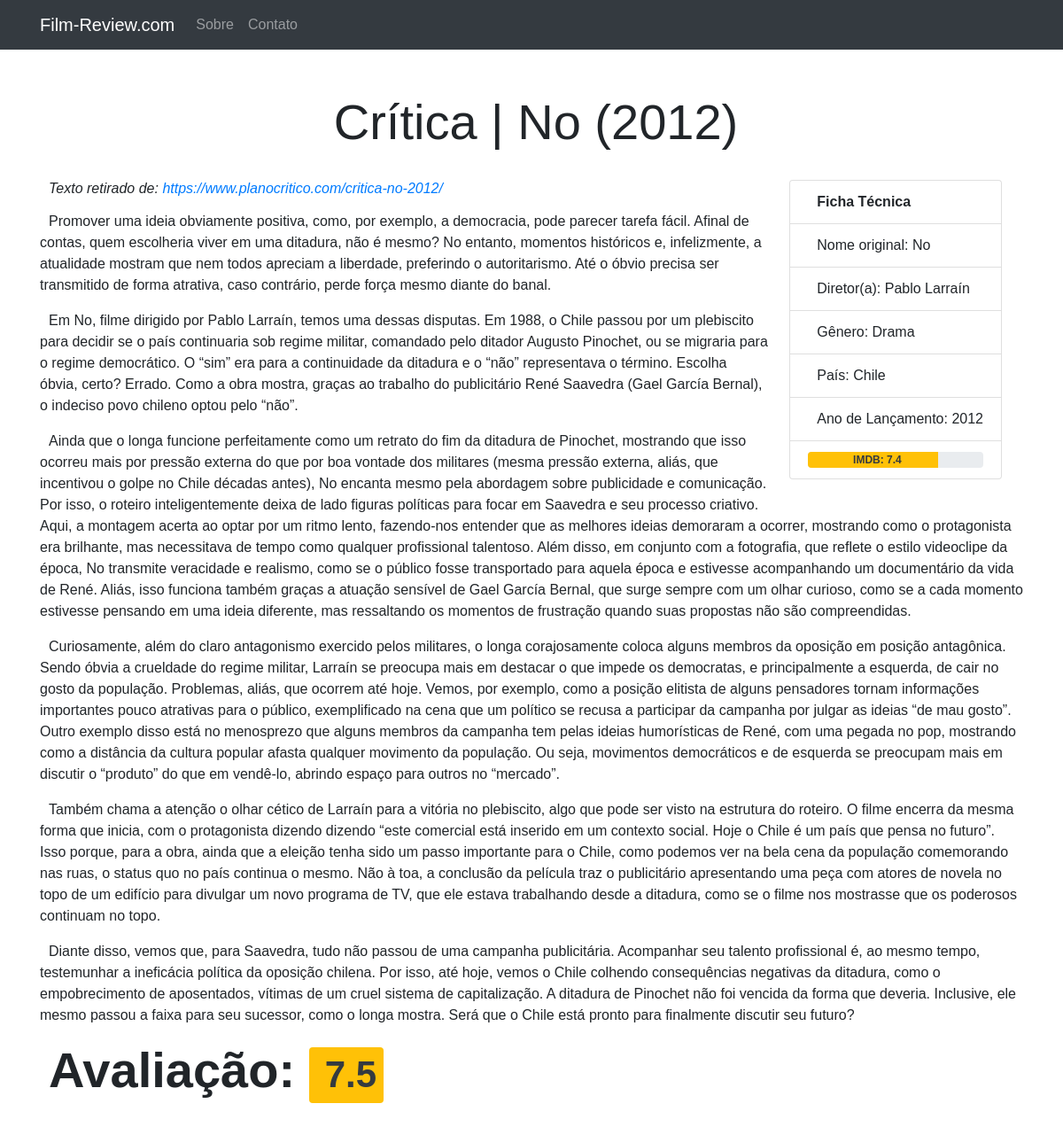
/reviews/1, run on the app's committed database.
### filmreview/models.py (models this page shows, shortened)
class Review(models.Model):
    movie_id = models.ForeignKey(Movie, on_delete=models.CASCADE)
    original_source = models.URLField()
    title = models.CharField(max_length=40)
    text = models.TextField()
    avaliation = models.FloatField(null=False)

class Movie(models.Model):
    original_title = models.CharField(max_length=100)
    director_name = models.CharField(max_length=50)
    genre = models.CharField(max_length=20)
    release_year = models.CharField(max_length=4)
    country = models.CharField(max_length=30)
    avg_imdb = models.FloatField()
    synopsis = models.TextField(default="")
    poster_dir = models.CharField(max_length=100)

### filmreview/views.py (the view)
# urls.py: path('reviews/<int:movie_id>', views.review),
def review(request, movie_id):
    movie = Movie.objects.get(pk=movie_id)
    review = Review.objects.get(movie_id=movie_id)
    context = {'movie': movie, 'review': review}
    return render(request, 'review.html', context)

### filmreview/templates/review.html (shortened to what this page needs)
{% extends 'base.html' %}
{% load static %}
{% load mathfilters %}
{% block content %}
<section id="review">
  <div class="container">
    <div id="review-header" class = "pt-4 mt-4" style="margin-top: 100px">
      <h2 class="display-4 text-center">
        {{ review.title }}
      </h2>
    </div>
    <div class="movie-info pt-4 float-lg-right">
      <ul class="list-group d-block mx-4">
        <li class="list-group-item font-weight-bold">Ficha Técnica</li>
        <li class="list-group-item">Nome original: {{movie.original_title}}</li>
        <li class="list-group-item">Diretor(a): {{movie.director_name}}</li>
        <li class="list-group-item">Gênero: {{movie.genre}}</li>
        <li class="list-group-item">País: {{movie.country}}</li>
        <li class="list-group-item">Ano de Lançamento: {{movie.release_year}}</li>
        <li class="list-group-item">
            <div class="progress text-center" style="height: 100%; width: 100%;">
              {% if movie.avg_imdb >= 8 %}
                <div
                  class="progress-bar bg-success"
                  role="progressbar"
                  style="width: {{ movie.avg_imdb|mul:10}}%;"
                  aria-valuenow="{{ movie.avg_imdb|mul:10}}"
                  aria-valuemin="0"
                  aria-valuemax="100"
                >
                <span class="text-light text-display-4 font-weight-bold">IMDB: {{movie.avg_imdb}}</span>
              {% elif movie.avg_imdb >= 5 and movie.avg_imdb < 8 %}
                <div
                class="progress-bar bg-warning"
                role="progressbar"
                style="width: {{ movie.avg_imdb|mul:10}}%;"
                aria-valuenow="{{ movie.avg_imdb|mul:10}}"
                aria-valuemin="0"
                aria-valuemax="100"
                >
                <span class="text-dark text-display-4 font-weight-bold">IMDB: {{movie.avg_imdb}}</span>
              {% endif %}
                </div>
              </div>
        </li>
      </ul>
      <br />
    </div>
    <div id = "review-body" class = "pt-4 mt-2">
      <h6 class="font-italic">
        Texto retirado de:
        <a href="{{review.original_source}}">{{review.original_source}}</a>
        <br>
      </h6>
      <p class="justify">{{review.text|linebreaks}}</p>
    </div>
    <div id="review-nota">
      <h4 class="font-weight-bold display-4">
        {% if review.avaliation >= 8 %}
        Avaliação: <span class="badge badge-success">{{review.avaliation}}</span>
        {% elif review.avaliation >= 5 and review.avaliation < 8 %}
        Avaliação: <span class="badge badge-warning text-dark px-2">{{review.avaliation}}</span>
        {% else %}
        Avaliação: <span class="badge badge-danger">{{review.avaliation}}</span>
        {% endif %}
      </h4>
      <br /><br />
    </div>
  </div>
</section>
{% endblock content %}

### filmreview/static/css/styles.css (style rules this page uses)
* { font-family: 'Noto Sans JP', sans-serif; }
#review { text-indent: 10px;; }

### data on the page
Review: title "Crítica | No (2012)", original_source "https://www.planocritico.com/critica-no-2012/", text "Promover uma ideia obviamente positiva, como, por exemplo, a democracia, pode parecer tarefa fácil. Afinal de contas, quem escolheria viver em uma ditadura, não é mesmo? No entanto, momentos históricos e, infelizmente, a atualidade mostram que nem todos apreciam a liberdade, preferindo o autoritarismo. Até o óbvio precisa ser transmitido de forma atrativa, caso contrário, perde força mesmo diante do banal. Em No, filme dirigido por Pablo Larraín, temos uma dessas disputas. Em 1988, o Chile passou por um plebiscito para decidir se o país continuaria sob regime militar, comandado pelo ditador Augusto Pinochet, ou se migraria para o regime democrático. O “sim” era para a continuidade da…", avaliation "7.5"
Movie: original_title "No", director_name "Pablo Larraín", genre "Drama", country "Chile", release_year "2012", avg_imdb "7.4"
